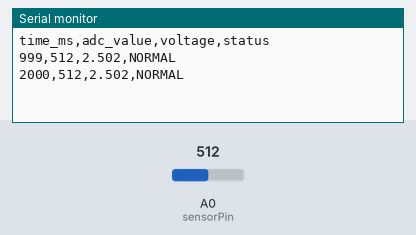
The sketch below on a simulated Arduino Uno, built with avr-gcc and run on an emulated ATmega328P. Shown: the last lines printed to the serial monitor. The test bench sets the inputs (shaded band); at power-on: A0 (sensorPin) = 512.

Above: at 2.2 s.
2.3 s: A0 (sensorPin) set to 604
At 3.6 s:
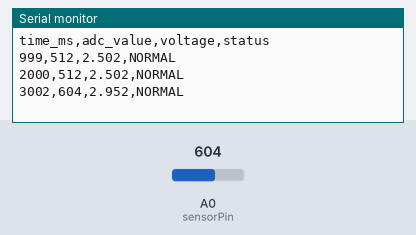
3.8 s: A0 (sensorPin) set to 623
At 4.6 s:
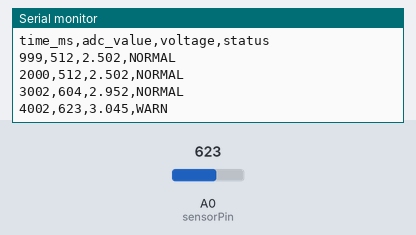
6.5 s: A0 (sensorPin) set to 810
At 7.8 s:
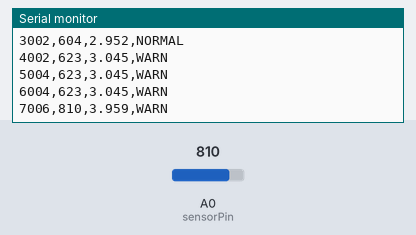
8.0 s: A0 (sensorPin) set to 833
At 8.8 s:
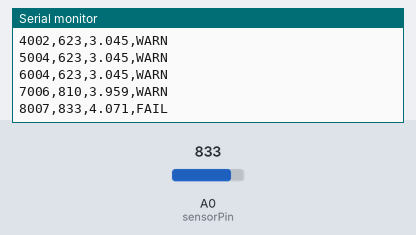

Measured:
- the behaviour switches between 613 and 614 on A0 (sensorPin) (found by bisection; images 1 and 2)
- the behaviour switches between 818 and 819 on A0 (sensorPin) (found by bisection; images 3 and 4)
- after the input at 2.3 s, the serial monitor: prints a new line after 0.70 s (image 1)
- after the input at 3.8 s, the serial monitor: prints a new line after 0.20 s (image 2)
- after the input at 6.5 s, the serial monitor: prints a new line after 0.51 s (image 3)
- after the input at 8.0 s, the serial monitor: prints a new line at once (image 4)

The sketch:

sketch.ino
```cpp
const int sensorPin = A0;

float adcToVoltage(int adcValue) {
  return adcValue * (5.0 / 1023.0);
}

String classifyVoltage(float voltage) {
  if (voltage >= 4.0) {
    return "FAIL";
  }
  if (voltage >= 3.0) {
    return "WARN";
  }
  return "NORMAL";
}

void setup() {
  Serial.begin(9600);
  delay(1000);
  Serial.println("time_ms,adc_value,voltage,status");
}

void loop() {
  unsigned long timeMs = millis();
  int adcValue = analogRead(sensorPin);
  float voltage = adcToVoltage(adcValue);
  String status = classifyVoltage(voltage);

  Serial.print(timeMs);
  Serial.print(",");
  Serial.print(adcValue);
  Serial.print(",");
  Serial.print(voltage, 3);
  Serial.print(",");
  Serial.println(status);

  delay(1000);
}
```
